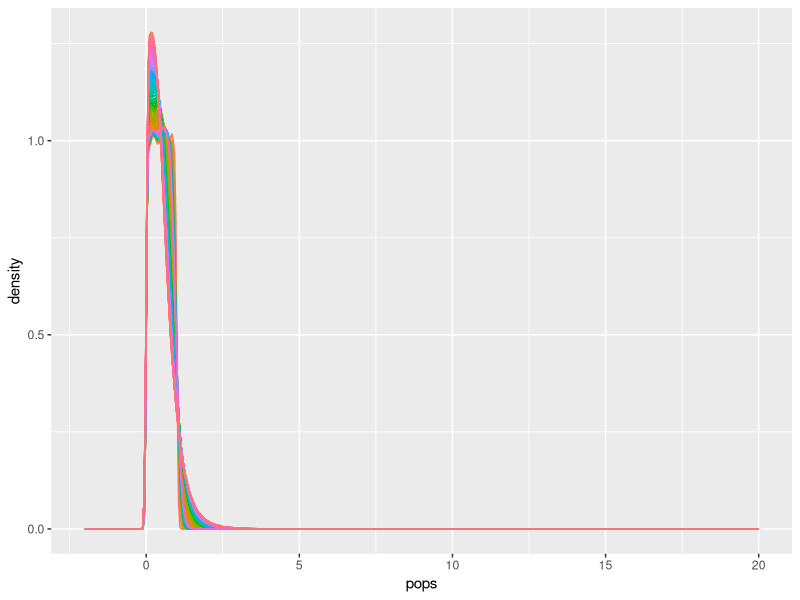

Write R code to recreate this figure.
library(ggplot2)

n=100000

p0 = rlnorm(n)
p0=runif(n)

growthRates<-function(){rnorm(n,mean=1,sd = 0.05)}

nextDistrib <- function(p){sample(growthRates()*p,n)}

pops=p0;times=rep(0,n)
p=p0
for(t in 1:100){
  p=nextDistrib(p)
  pops=append(pops,p);times=append(times,rep(t,n))
  show(mean(p))
}


g=ggplot(data.frame(pops,times))
g+geom_density(aes(x=pops,colour=as.character(times)),show.legend=FALSE)+xlim(c(-2,20))
